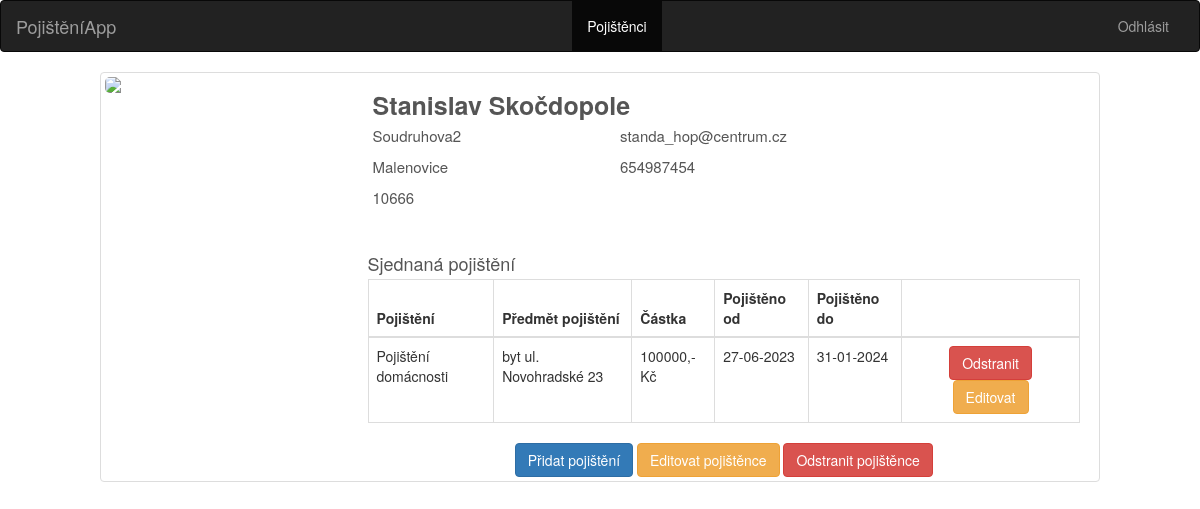
The page /pojistenci/detail/8 (signed in) on the database its author committed.
### tables this page shows
CREATE TABLE pojistenci (
    id integer primary key autoincrement,
    jmeno text not null,
    prijmeni  text not null,
    adresa  text not null,
    mesto  text not null,
    psc  integer not null,
    telefon  integer not null,
    email  text not null
);

CREATE TABLE pojistky (
    id integer primary key autoincrement,
    id_pojistence  integer not null,
    predmet_pojisteni text not null,
    typ_pojisteni text not null,
    castka integer not null,
    platnost_od text not null,
    platnost_do text not null
);

### app.py (the view)
@app.route('/pojistenci/detail/<int:id>', methods = ['POST', 'GET'])
def pojistenci_detail(id):
    user = get_current_user()
    if not user:
        return redirect('/login')
    db=get_db()
    cur = db.execute('SELECT * FROM pojistenci WHERE id=?', [id])
    result = cur.fetchone()
    pojisteni_cur = db.execute('SELECT * FROM pojistky WHERE id_pojistence=?', [id])
    pojisteni_result = pojisteni_cur.fetchall()
    return render_template('pojistenec_detail.html', page_title='Pojištěnec {}'.format(result['prijmeni']), data = result, pojisteni = pojisteni_result, user=user)

### app.py (called while the page is built)
def get_current_user():
    user_result = None
    if 'user' in session:
        user = session['user']
        db = get_db()
        user_cur = db.execute('SELECT jmeno, password FROM uzivatele WHERE jmeno = ?', [user])
        user_result = user_cur.fetchone()
    return user_result

### database.py (called while the page is built)
def connect_db():
    sql = sqlite3.connect('/home/honza/Dokumenty/Python_Flask_Udemy/IT_Network_ZP_Plna_verze/pojisteni.db')
    sql.row_factory = sqlite3.Row
    return sql

def get_db():
    if not hasattr(g, 'sqlite_db'):
        g.sqlite_db = connect_db()
    return g.sqlite_db

### templates/pojistenec_detail.html
{% extends 'base.html' %}
{% block body %}
<div class="container-fluid">
    <div class="row">
        <div class="profile-head">
            <div class="profiles col-xs-8 col-xs-push-2  col-sm-10 col-sm-push-1 thumbnail">
                <div class="col-md-3 col-sm-3 col-xs-12">
                    <div class="row">
                        <img src="https://bootdey.com/img/Content/avatar/avatar6.png" class="img-responsive"/>
                    </div>
                </div>
                <div class="col-md-9">
                    <div class="row">
                        <span class="col-sm-12"><h5>{{ data['jmeno'] }} {{ data['prijmeni'] }}</h5></span>
                        <div class="col-md-4 col-sm-6 col-xs-12">
                            <ul>
                                <li><span>{{ data['adresa'] }}</span></li>
                                <li><span>{{ data['mesto'] }}</span></li>
                                <li><span>{{ data['psc'] }}</span></li>
                            </ul>
                        </div>
                        <div class="col-md-4 col-sm-6 col-xs-12">
                            <ul>
                                <li><span><a href="mailto:{{ data['email'] }}">{{ data['email'] }}</a></span></li>
                                <li><span><a href="tel:"{{ data['telefon'] }}">{{ data['telefon'] }}</a></span></li>
                            </ul>
                        </div>
                    </div>
                    <div class="top-buffer table-responsive">
                        <span class=""><h4>Sjednaná pojištění</h4></span>
                        <table class="table table-bordered table-sm">
                            <thead>
                            <tr>
                                <th scope="col">Pojištění</th>
                                <th scope="col">Předmět pojištění</th>
                                <th scope="col">Částka</th>
                                <th scope="col">Pojištěno od</th>
                                <th scope="col">Pojištěno do</th>
                                <th scope="col"></th>
                            </tr>
                            </thead>
                            <tbody>
                            {% for poj in pojisteni %}
                            <tr>
                                <td>{{ poj['typ_pojisteni'] }}</td>
                                <td>{{ poj['predmet_pojisteni'] }}</td>
                                <td>{{ poj['castka'] }},-Kč</td>
                                <td>{{ poj['platnost_od'] }}</td>
                                <td>{{ poj['platnost_do'] }}</td>
                                <td class="article_wrapper col-md-3">
                                    <a class="btn btn-danger" href="{{ url_for('delete_pojisteni', id=poj['id'] ) }}" role="button">Odstranit</a>
                                    <a class="btn btn-warning" href="{{ url_for('uprava_pojisteni', id=poj['id'] ) }}" role="button">Editovat</a>
                                </td>
                            </tr>
                            {% endfor %}
                            </tbody>
                        </table>
                    </div>
                    <div class="col-md-12">
                        <form method="post" action="{{ url_for('get_member', id=data['id']) }}">
                        <div class="article_wrapper">
                            <button name="submit" value='add_pojisteni' class="btn btn-primary" type="submit">Přidat pojištění</button>
                            <button name="submit" value='edit' class="btn btn-warning" type="submit">Editovat pojištěnce</button>
                            <button name="submit" value='delete' class="btn btn-danger" type="submit">Odstranit pojištěnce</button>
                        </div>
                        </form>
                    </div>
                </div>
            </div>
        </div>
    </div>
</div>
{% endblock %}

### static/theme.css (style rules this page uses)
html, body { height: 100%; }
.container, .row { height: 100%; min-height: 80%; }
.top-buffer { margin-top:20px; }
.article_wrapper { text-align: center; background-color:none; }
.profile-head { height: 400px; width: 100%; float: left; position: relative; }
.profile-head img { margin: 0 auto; border-radius: 5px; max-width: 100%; width: 100%; }
.profile-head h5 { width: 100%; padding: 5px 5px 0px 5px; text-align: justify; font-weight: bold; color: #555; font-size: 25px; text-transform: capitalize; margin-bottom: 0; }
.profile-head ul { list-style: none; padding: 0; }
.profile-head ul li { display: block; color: #555; padding: 5px; font-weight: 400; font-size: 15px; }
.profile-head ul li span { color: #555; padding-right: 10px; }
.profile-head ul li a { color: #555; }
.profile-head h4 { color: #555; margin-bottom: 5px; }

### rows shown on the page
pojistenci: jmeno "Stanislav", prijmeni "Skočdopole", adresa "Soudruhova2", mesto "Malenovice", psc "10666", email "standa_hop@centrum.cz", telefon "654987454"
pojistky: typ_pojisteni "Pojištění domácnosti", predmet_pojisteni "byt ul. Novohradské 23", castka "100000", platnost_od "27-06-2023", platnost_do "31-01-2024"
